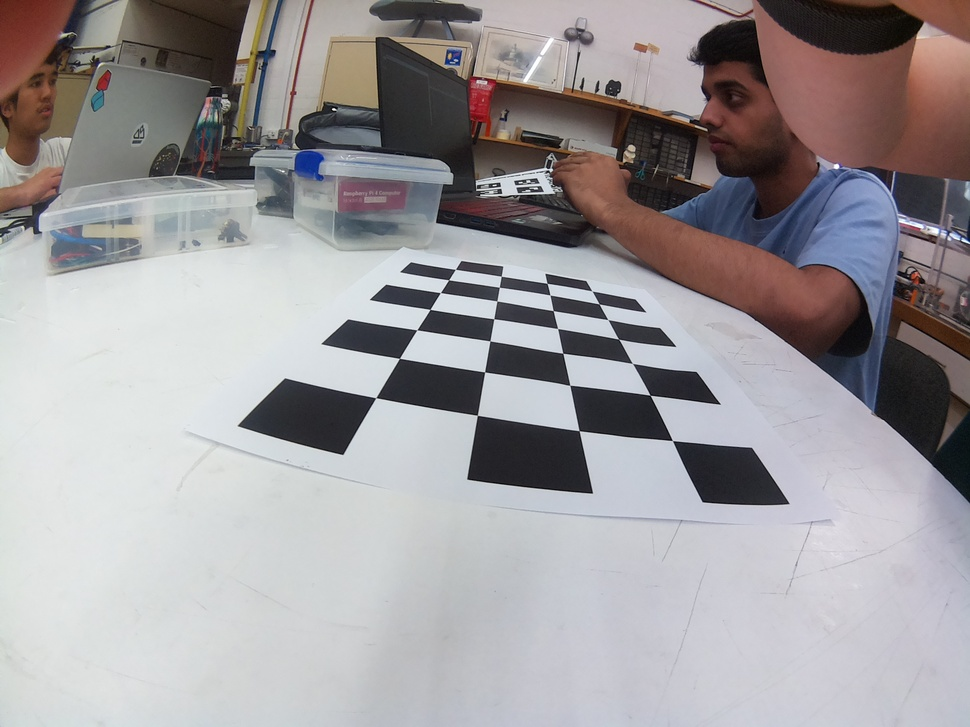
#> input picture Computer Vision/board/Calibration Images/cal1.jpg, 970 x 727 px, shrunk from 2592 x 1944 before the run; its folder holds 4 pictures in this run
$ python calibrate.py
#> lines starting #> are read from the running program, lines starting #| are printed output that depends on the picture
# Found 9 valid images for calibration
# DIM=(2592, 1944)
# K=np.array([[1257.9510336183691, 0.0, 1350.0415514897147], [0.0, 1252.4955237784175, 923.7076920711385], [0.0, 0.0, 1.0]])
# D=np.array([[0.0007889742841409066], [-0.4117067541364045], [2.032728410696636], [-3.3188985820363777]])


import cv2
assert cv2.__version__[0] == '4', 'The fisheye module requires opencv version >= 3.0.0'
import numpy as np
import os
import glob
CHECKERBOARD = (4,7)
subpix_criteria = (cv2.TERM_CRITERIA_EPS+cv2.TERM_CRITERIA_MAX_ITER, 30, 0.1)
calibration_flags = cv2.fisheye.CALIB_RECOMPUTE_EXTRINSIC+cv2.fisheye.CALIB_CHECK_COND+cv2.fisheye.CALIB_FIX_SKEW
objp = np.zeros((1, CHECKERBOARD[0]*CHECKERBOARD[1], 3), np.float32)
objp[0,:,:2] = np.mgrid[0:CHECKERBOARD[0], 0:CHECKERBOARD[1]].T.reshape(-1, 2)
_img_shape = None
objpoints = [] # 3d point in real world space
imgpoints = [] # 2d points in image plane.
images = glob.glob('*.jpg')
for fname in images:
    img = cv2.imread(fname)
#> img is the input picture: shape (727, 970, 3); mean B, G, R 156.4, 154, 157.7
    if _img_shape == None:
        _img_shape = img.shape[:2]
    else:
        assert _img_shape == img.shape[:2], "All images must share the same size."
    gray = cv2.cvtColor(img,cv2.COLOR_BGR2GRAY)
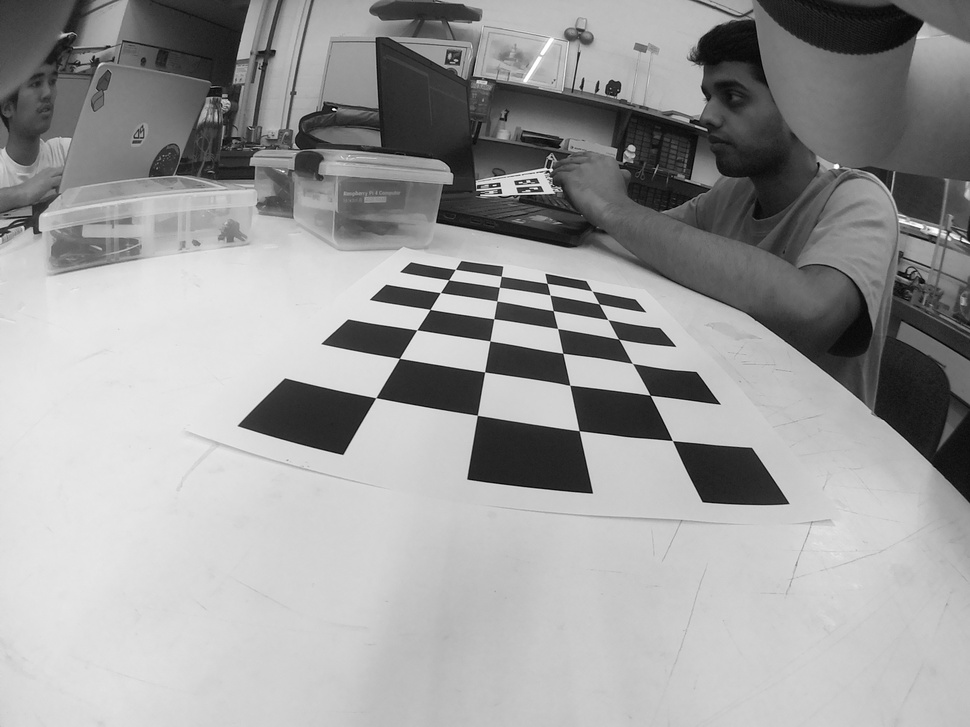
#> gray: shape (727, 970); min 1, max 255, mean 155.4
    # Find the chess board corners
    ret, corners = cv2.findChessboardCorners(gray, CHECKERBOARD, cv2.CALIB_CB_ADAPTIVE_THRESH+cv2.CALIB_CB_FAST_CHECK+cv2.CALIB_CB_NORMALIZE_IMAGE)
#> ret = True; corners = 28 rows, first 8: [672.5, 440.7], [579.1, 430.8], [477.3, 415.2], [375.7, 397.8], [650, 395], [569.8, 385.1], [484.7, 372.1], [399.5, 358.3]
    # If found, add object points, image points (after refining them)
    if ret == True:
        objpoints.append(objp)
        cv2.cornerSubPix(gray,corners,(3,3),(-1,-1),subpix_criteria)
        imgpoints.append(corners)
#> pass 2 of the loop `for fname in images:`:
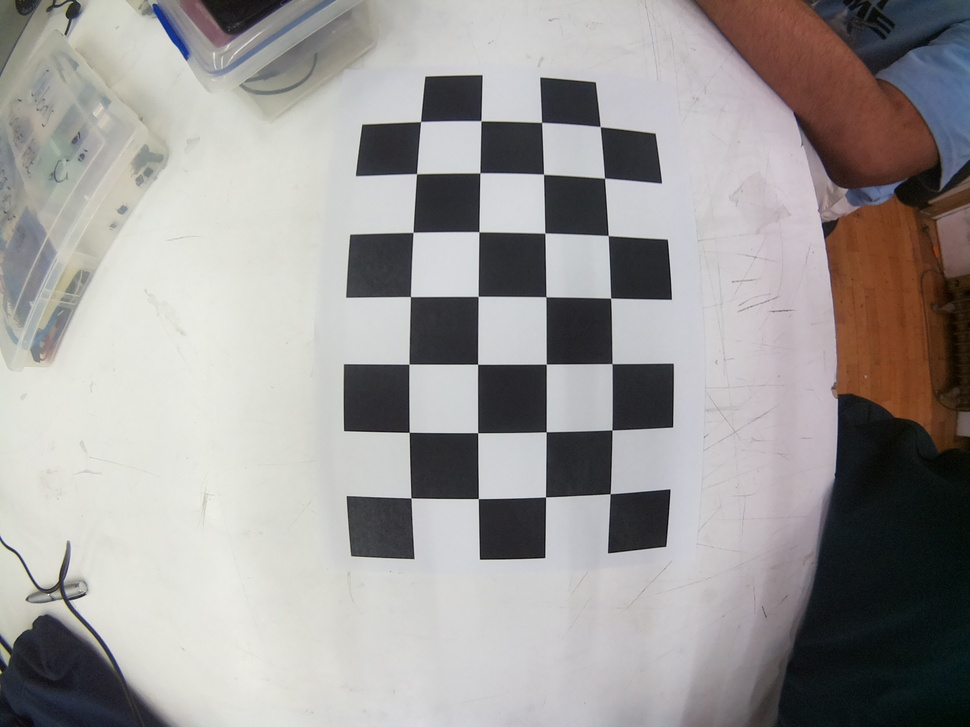
#> input picture Computer Vision/board/Calibration Images/cal2.jpg, 970 x 727 px, shrunk from 2592 x 1944 before the run
#> img is the input picture: shape (727, 970, 3); mean B, G, R 152.1, 153.5, 156.6
#> `gray = cv2.cvtColor(img,cv2.COLOR_BGR2GRAY)`:
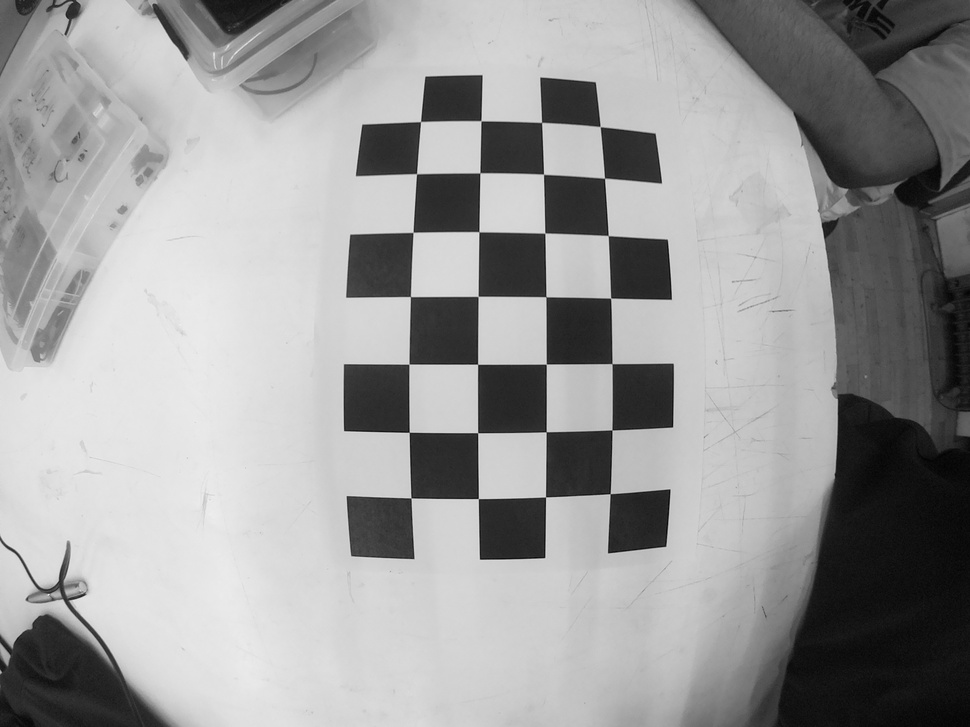
#> gray: shape (727, 970); min 2, max 239, mean 154.2
#> corners = 28 rows, first 8: [610.1, 493.7], [545.5, 496.9], [478.3, 498.6], [411, 498], [611.9, 429.9], [546.2, 431.7], [477.7, 432.7], [409.2, 432.3]
#> pass 3 of the loop `for fname in images:`:
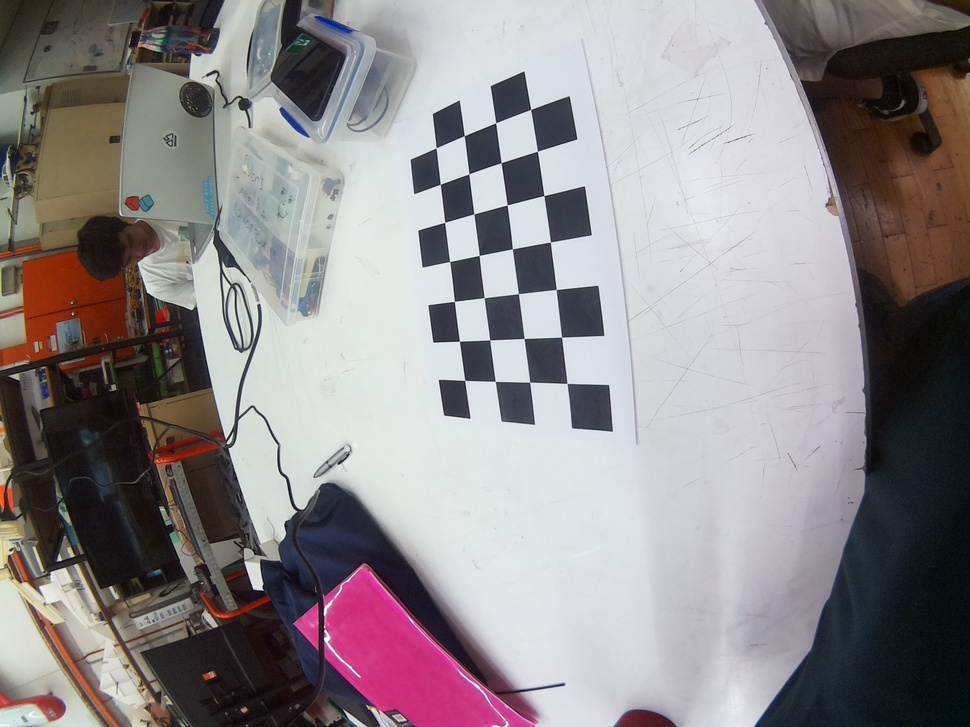
#> input picture Computer Vision/board/Calibration Images/cal3.jpg, 970 x 727 px, shrunk from 2592 x 1944 before the run
#> img is the input picture: shape (727, 970, 3); mean B, G, R 138.9, 136.6, 142.6
#> `gray = cv2.cvtColor(img,cv2.COLOR_BGR2GRAY)`:
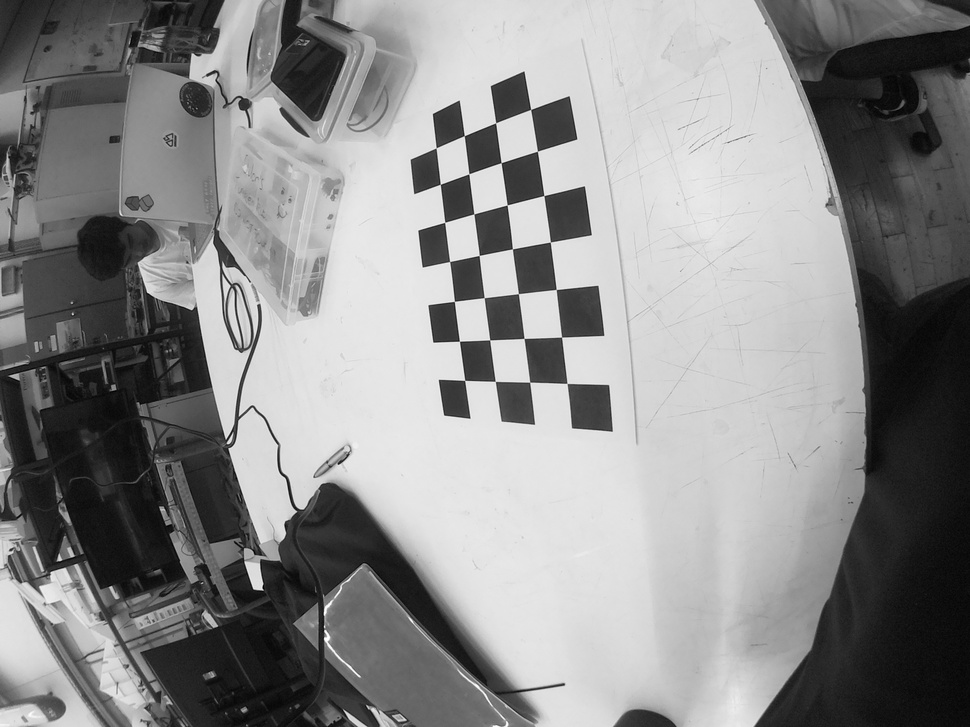
#> gray: shape (727, 970); min 0, max 254, mean 138.6
#> corners = 28 rows, first 8: [567, 383.4], [529.7, 382.2], [495.3, 381.4], [464.7, 380.4], [561.5, 337.1], [524, 338.4], [489.7, 339.9], [459.4, 341.3]
#> the loop made 4 passes; the first 3 are shown
N_OK = len(objpoints)
K = np.zeros((3, 3))
D = np.zeros((4, 1))
rvecs = [np.zeros((1, 1, 3), dtype=np.float64) for i in range(N_OK)]
tvecs = [np.zeros((1, 1, 3), dtype=np.float64) for i in range(N_OK)]
rms, _, _, _, _ = \
    cv2.fisheye.calibrate(
        objpoints,
        imgpoints,
        gray.shape[::-1],
        K,
        D,
        rvecs,
        tvecs,
        calibration_flags,
        (cv2.TERM_CRITERIA_EPS+cv2.TERM_CRITERIA_MAX_ITER, 30, 1e-6)
    )
print("Found " + str(N_OK) + " valid images for calibration")
print("DIM=" + str(_img_shape[::-1]))
#| DIM=(970, 727)
print("K=np.array(" + str(K.tolist()) + ")")
print("D=np.array(" + str(D.tolist()) + ")")
